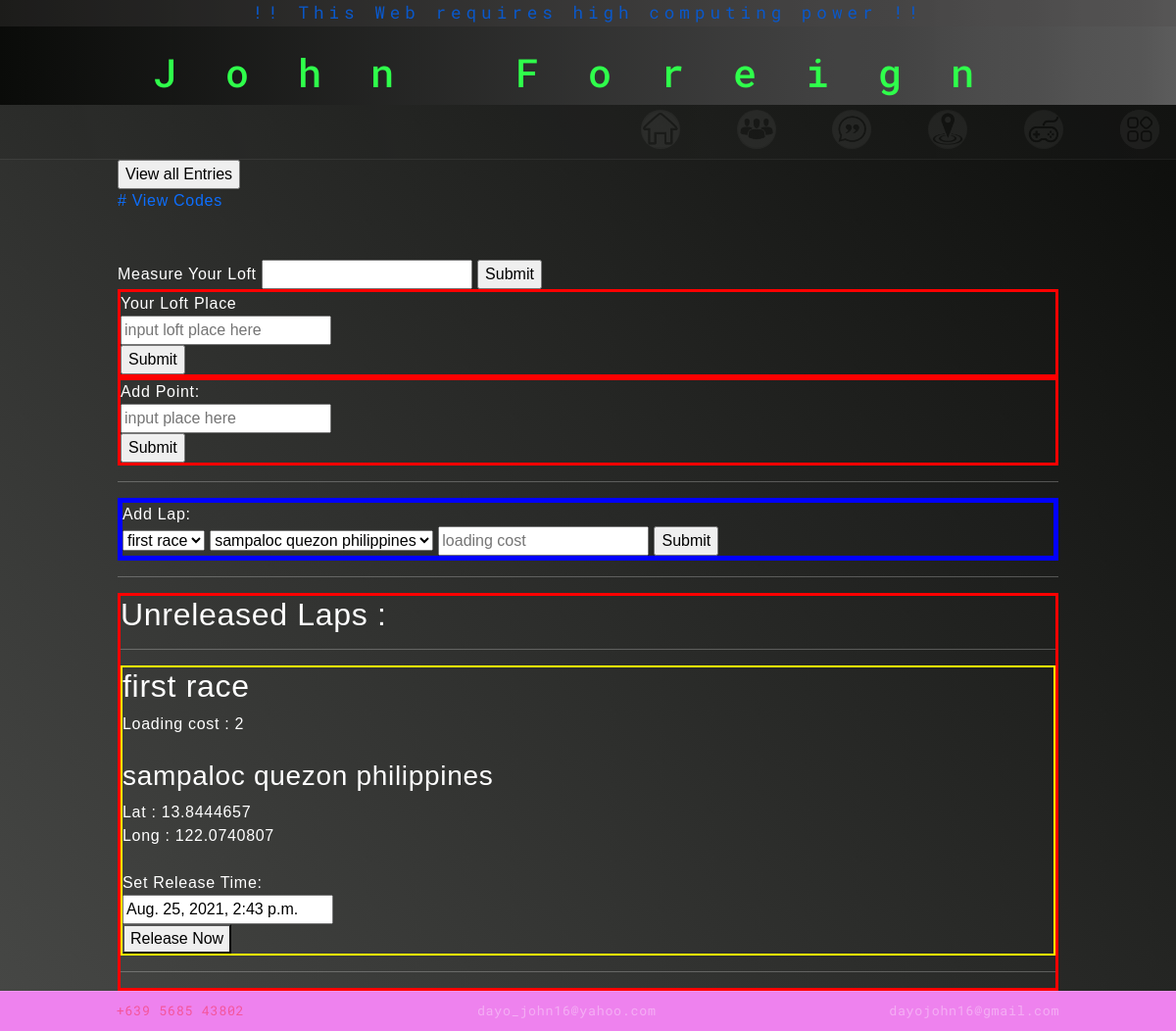
Screenshot of /g_pigeon_race/manager_x with the database file from the repository.
### g_pigeon_race/models.py (models this page shows)
class Lap(models.Model):
    race = models.ForeignKey(Race, on_delete=models.CASCADE, related_name="L")
    release = models.ForeignKey(Point, on_delete=models.CASCADE, related_name="LL")
    release_lat = models.CharField(max_length=64)
    release_long = models.CharField(max_length=64)
    released = models.BooleanField(default=False)
    release_time = models.CharField(max_length=64, blank=True)
    loading_cost= models.IntegerField()

class Race(models.Model):
    racename = models.CharField(max_length=64)
    price = models.IntegerField()
    def __str__(self):
        return f"{self.racename}"

class Point(models.Model):
    place = models.CharField(max_length=64)
    place_lat = models.CharField(max_length=64)
    place_long = models.CharField(max_length=64)
    def __str__(self):
        return f"{self.place} "

### g_pigeon_race/views.py (the view)
# urls.py: path("manager_x", views.manager, name="manager_page"),
def manager(request):
    return render(request, "race/manager.html", {
        "laps": Lap.objects.filter(released=False).all().order_by('id').reverse(),
        'races':Race.objects.all(),
        'point':Point.objects.all(),
        "now":datetime.datetime.now()
    })

### g_pigeon_race/templates/race/manager.html (shortened to what this page needs)
{% extends "a_index/layout.html" %}
{% block body %}
<form action="{% url 'g_pigeon_race:entry2' %}">
    <input type="submit" value="View all Entries">
</form>
<a style="text-decoration: none;" href="{% url 'g_pigeon_race:view_codes' %}"># View Codes</a><br>
<br><br>
<form method="post" accept="{% url 'g_pigeon_race:measure' %}">
    <label>Measure Your Loft</label>
    <input name="place">
    <input type="submit">
</form>
<div class="add_point" style="border: 3px red solid;">
    Your Loft Place
    <form method="post" action="{% url 'g_pigeon_race:measure' %}">
        <input name="place" placeholder="input loft place here">
        <br>
        <input type="submit">
    </form>
</div>
<div class="add_point" style="border: 3px red solid;">
    Add Point:
    <form method="post" action="{% url 'g_pigeon_race:add_point' %}">
        <input name="place" placeholder="input place here">
        <br>
        <input type="submit">
    </form>
</div>
<hr>
<div class="add_lap" style="border:solid 5px blue">
    Add Lap:
    <form method="post" action="{% url 'g_pigeon_race:add_lap' %}">
        <select name="race">
            {% for r in races %}
            <option value="{{r.id}}">{{r.racename}}</option>
            {% endfor %}
        </select>
        <select name="point">
            {% for p in point %}
            <option value="{{p.id}}">{{p.place}}</option>
            {% endfor %}
        </select>
        <input placeholder="loading cost" name="loading_cost">
        <input type="submit">
    </form>
</div>
<hr>
{% if laps %}
    <div style="border: solid red 3px;">
        <h2>Unreleased Laps : </h2>
        <hr>
        {% for l in laps %}
            <div style="border: solid 2px yellow;">
            <h2>{{l.race}}</h2>
            Loading cost :     {{l.loading_cost}}  <br>
            <br>
                <h3>{{l.release}}</h3>
                Lat : {{l.release_lat}}<br>
                Long : {{l.release_long}} <br>
                <br>
                Set Release Time: {{l.release_time}} <br>
                {% if l.released != True %}
                <form action="{% url 'g_pigeon_race:release' id=l.id %}" method="post">
                    <input value="{{now}}" name="release_time">
                    <br>
                    <button type="submit">Release Now</button>
                </form>
                {% endif %}
            </div>
            <hr>
        {% endfor %}
    </div>
{% endif %}
{% endblock %}

### a_index/static/a_blog/blog.css (style rules this page uses)
body { background-color: aqua; }

### a_index/static/a_index/styles.css (style rules this page uses)
body { background-color: violet; }
body,html { margin:0; padding: 0; background-color: violet; color: white; font-family: 'Mukta', sans-serif; letter-spacing: 0.7px; }

### rows the page displays
Lap: race "first race", loading_cost "2", release "sampaloc quezon philippines", release_lat "13.8444657", release_long "122.0740807", release_time "Aug. 25, 2021, 2:43 p.m."

### other values shown
form field race "first race"
form field point "sampaloc quezon philippines"
